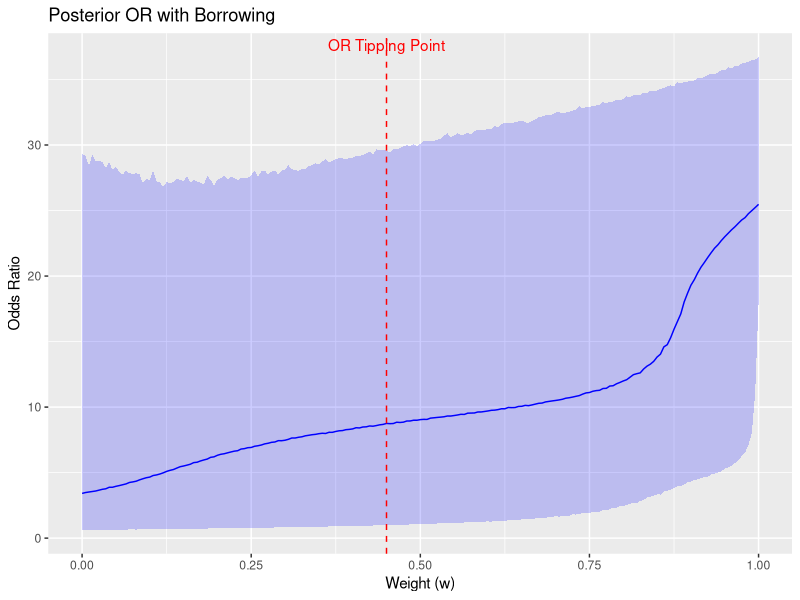
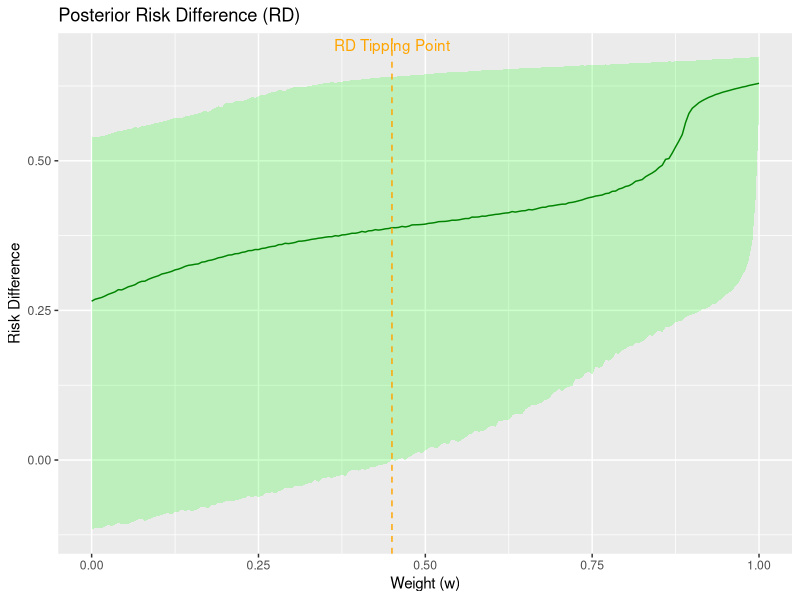

These charts were generated, in order, by the following R code: (Note: this script raises an error after producing the figures.)
## ---- chunk 1
# ======================
# 1. Data Definition
# ======================

# Pediatric data
child_data <- list(
  treat = list(y = 15, n = 30),
  control = list(y = 1, n = 6)
)

# Adult data
adult_data <- list(
  treat = list(y = 375, n = 509),
  control = list(y = 45, n = 494)
)

# Flat (non-informative) prior
flat_prior <- list(a = 1, b = 1)

# ======================
# 2. Marginal Likelihood Function
# ======================

compute_C <- function(a_prior, b_prior, y_data, n_data) {
  choose(n_data, y_data) * beta(a_prior + y_data, b_prior + n_data - y_data) / beta(a_prior, b_prior)
}

# ======================
# 3. Main Sensitivity Function
# ======================

run_sensitivity_analysis <- function(weights = seq(0, 1, 0.005)) {
  results <- data.frame(
    weight = weights,
    median_or = NA,
    lower_95_or = NA,
    upper_95_or = NA,
    ess_total_or = NA,
    ess_treat_or = NA,
    ess_control_or = NA,
    median_rr = NA,
    lower_95_rr = NA,
    upper_95_rr = NA,
    ess_total_rr = NA,
    ess_treat_rr = NA,
    ess_control_rr = NA,
    k_treat = NA,
    k_control = NA
  )

  set.seed(123)
  
  # No-borrowing posteriors
  p1_noborrow <- rbeta(1e5, flat_prior$a + child_data$treat$y,
                       flat_prior$b + child_data$treat$n - child_data$treat$y)
  p2_noborrow <- rbeta(1e5, flat_prior$a + child_data$control$y,
                       flat_prior$b + child_data$control$n - child_data$control$y)
  or_noborrow <- (p1_noborrow / (1 - p1_noborrow)) / (p2_noborrow / (1 - p2_noborrow))
  rr_noborrow <- p1_noborrow - p2_noborrow
  log_or_var_noborrow <- var(log(or_noborrow))
  var_rr_noborrow <- var(rr_noborrow)
  var_p1_noborrow <- var(log(p1_noborrow / (1 - p1_noborrow)))
  var_p2_noborrow <- var(log(p2_noborrow / (1 - p2_noborrow)))

  # Informative priors from adult data
  prior_params <- list(
    treat = list(a = adult_data$treat$y + 1, b = adult_data$treat$n - adult_data$treat$y + 1),
    control = list(a = adult_data$control$y + 1, b = adult_data$control$n - adult_data$control$y + 1)
  )

  for (i in seq_along(weights)) {
    w <- weights[i]

    # Posterior weights (kappa)
    C_treat <- list(
      info = compute_C(prior_params$treat$a, prior_params$treat$b,
                       child_data$treat$y, child_data$treat$n),
      flat = compute_C(flat_prior$a, flat_prior$b,
                       child_data$treat$y, child_data$treat$n)
    )
    k_treat <- (w * C_treat$info) / (w * C_treat$info + (1 - w) * C_treat$flat)

    C_control <- list(
      info = compute_C(prior_params$control$a, prior_params$control$b,
                       child_data$control$y, child_data$control$n),
      flat = compute_C(flat_prior$a, flat_prior$b,
                       child_data$control$y, child_data$control$n)
    )
    k_control <- (w * C_control$info) / (w * C_control$info + (1 - w) * C_control$flat)

    # Posterior samples
    post_p1 <- ifelse(
      runif(1e5) < k_treat,
      rbeta(1e5, prior_params$treat$a + child_data$treat$y,
            prior_params$treat$b + child_data$treat$n - child_data$treat$y),
      rbeta(1e5, flat_prior$a + child_data$treat$y,
            flat_prior$b + child_data$treat$n - child_data$treat$y)
    )
    post_p2 <- ifelse(
      runif(1e5) < k_control,
      rbeta(1e5, prior_params$control$a + child_data$control$y,
            prior_params$control$b + child_data$control$n - child_data$control$y),
      rbeta(1e5, flat_prior$a + child_data$control$y,
            flat_prior$b + child_data$control$n - child_data$control$y)
    )

    # OR and RR calculations
    or_post <- (post_p1 / (1 - post_p1)) / (post_p2 / (1 - post_p2))
    rr_post <- post_p1 - post_p2
    log_or_var <- var(log(or_post))
    var_rr <- var(rr_post)

    # ESS for OR and RR
    ess_total_or <- (log_or_var_noborrow / log_or_var - 1) * (child_data$treat$n + child_data$control$n)
    ess_treat_or <- (var_p1_noborrow / var(log(post_p1 / (1 - post_p1))) - 1) * child_data$treat$n
    ess_control_or <- (var_p2_noborrow / var(log(post_p2 / (1 - post_p2))) - 1) * child_data$control$n

    ess_total_rr <- (var_rr_noborrow / var_rr - 1) * (child_data$treat$n + child_data$control$n)
    ess_treat_rr <- (var(p1_noborrow) / var(post_p1) - 1) * child_data$treat$n
    ess_control_rr <- (var(p2_noborrow) / var(post_p2) - 1) * child_data$control$n

    # Store results
    results[i, ] <- c(
      w,
      median(or_post),
      quantile(or_post, 0.025),
      quantile(or_post, 0.975),
      ess_total_or,
      ess_treat_or,
      ess_control_or,
      median(rr_post),
      quantile(rr_post, 0.025),
      quantile(rr_post, 0.975),
      ess_total_rr,
      ess_treat_rr,
      ess_control_rr,
      k_treat,
      k_control
    )
  }

  # Identify tipping points
  or_tip_idx <- which(results$lower_95_or > 1)[1]
  rr_tip_idx <- which(results$lower_95_rr > 0)[1]

  # Print results
  cat("\n========== Tipping Point Summary ==========\n")
  if (!is.na(or_tip_idx)) {
    or_row <- results[or_tip_idx, ]
    cat("✅ OR tipping point (lower 95% > 1):\n")
    cat(sprintf("Weight: %.2f\n", or_row$weight))
    cat(sprintf("Median OR: %.2f (95%% CI: %.2f – %.2f)\n", or_row$median_or, or_row$lower_95_or, or_row$upper_95_or))
    cat(sprintf("Total ESS (OR): %.1f, Treat: %.1f, Control: %.1f\n\n",
                or_row$ess_total_or, or_row$ess_treat_or, or_row$ess_control_or))
    cat("  ➤ k_treat =", or_row$k_treat,  
        "| k_control =", or_row$k_control, "\n")
  } else {
    cat("❌ No OR tipping point (95% CI never exceeds 1).\n\n")
  }

  if (!is.na(rr_tip_idx)) {
    rr_row <- results[rr_tip_idx, ]
    cat("✅ RR tipping point (lower 95% > 0):\n")
    cat(sprintf("Weight: %.2f\n", rr_row$weight))
    cat(sprintf("Median RR: %.3f (95%% CI: %.3f – %.3f)\n", rr_row$median_rr, rr_row$lower_95_rr, rr_row$upper_95_rr))
    cat(sprintf("Total ESS (RR): %.1f, Treat: %.1f, Control: %.1f\n",
                rr_row$ess_total_rr, rr_row$ess_treat_rr, rr_row$ess_control_rr))
    cat("  ➤ k_treat =", or_row$k_treat,  
        "| k_control =", or_row$k_control, "\n")
  } else {
    cat("❌ No RR tipping point (95% CI never exceeds 0).\n")
  }
  cat("===========================================\n")

  return(list(results = results, or_idx = or_tip_idx, rr_idx = rr_tip_idx))
}

# ======================
# 4. Run Analysis and Plot
# ======================

res <- run_sensitivity_analysis()
results <- res$results
or_idx <- res$or_idx
rr_idx <- res$rr_idx

library(ggplot2)
library(patchwork)

# Plot: OR
p1 <- ggplot(results, aes(x = weight)) +
  geom_line(aes(y = median_or), color = "blue") +
  geom_ribbon(aes(ymin = lower_95_or, ymax = upper_95_or), alpha = 0.2, fill = "blue") +
  labs(x = "Weight (w)", y = "Odds Ratio", title = "Posterior OR with Borrowing") +
  geom_vline(xintercept = results$weight[or_idx], linetype = "dashed", color = "red") +
  annotate("text", x = results$weight[or_idx], y = max(results$upper_95_or, na.rm = TRUE),
           label = "OR Tipping Point", color = "red", vjust = -0.5)

# Plot: RD
p2 <- ggplot(results, aes(x = weight)) +
  geom_line(aes(y = median_rr), color = "darkgreen") +
  geom_ribbon(aes(ymin = lower_95_rr, ymax = upper_95_rr), alpha = 0.2, fill = "green") +
  labs(x = "Weight (w)", y = "Risk Difference", title = "Posterior Risk Difference (RD)") +
  geom_vline(xintercept = results$weight[rr_idx], linetype = "dashed", color = "orange") +
  annotate("text", x = results$weight[rr_idx], y = max(results$upper_95_rr, na.rm = TRUE),
           label = "RD Tipping Point", color = "orange", vjust = -0.5)

# ESS plot
p3 <- ggplot(results, aes(x = weight)) +
  geom_line(aes(y = ess_total_or, color = "OR")) +
  geom_line(aes(y = ess_total_rr, color = "RD")) +
  geom_vline(xintercept = or_tip$weight, linetype = "dashed", color = "blue") +
  geom_vline(xintercept = rr_tip$weight, linetype = "dashed", color = "orange") +
  scale_color_manual(values = c("OR" = "blue", "RD" = "darkorange")) +
  labs(x = "Weight (w)", y = "Effective Sample Size", title = "Total ESS") +
  theme(legend.position = "top")

p1
p2
p3


